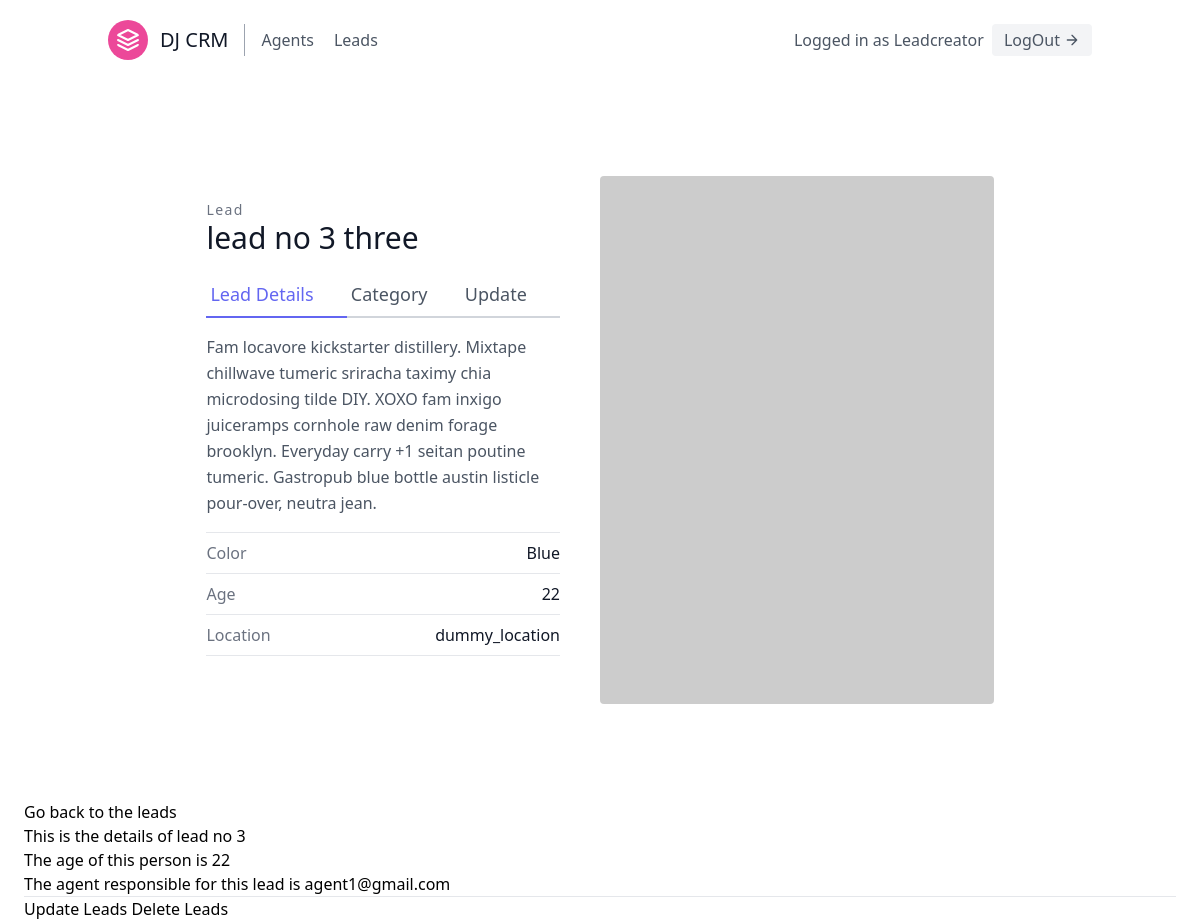
The app's page /leads/4/ (signed in) with its own data.
### leads/models.py (models this page shows, shortened)
class User(AbstractUser):
    is_organizer = models.BooleanField(default = True)
    is_agent = models.BooleanField(default = False)

class Lead(models.Model):
    first_name = models.CharField(max_length = 20)
    last_name = models.CharField(max_length=20)
    age = models.IntegerField(default= 0)
    organization = models.ForeignKey(UserProfile, null = True, on_delete = models.CASCADE)
    agent = models.ForeignKey("Agent", blank = True, null= True, on_delete=models.SET_NULL)
    category = models.ForeignKey("Category", related_name = "leads", blank = True, null= True,on_delete=models.SET_NULL)

class Agent(models.Model):
    user = models.OneToOneField(User, on_delete = models.CASCADE)
    organization = models.ForeignKey(UserProfile, on_delete = models.CASCADE)
    def __str__(self):
        return self.user.email

### leads/views.py (the view)
# urls.py: path('<int:pk>/',LeadDetailView.as_view(),name = 'lead-detail'),
class LeadDetailView(LoginRequiredMixin, generic.DetailView):
    template_name = "leads/lead_details.html"
    context_object_name = "lead"
    def get_queryset(self):
        user = self.request.user
        if user.is_organizer:
            queryset = Lead.objects.filter(organization = user.userprofile)
        else:
            queryset = Lead.objects.filter(organization =user.agent.organization)
            queryset = queryset.filter(agent__user = user)
        return queryset

### leads/templates/leads/lead_details.html
{% extends 'base.html' %}
{% block content %}
<section class="text-gray-600 body-font overflow-hidden">
    <div class="container px-5 py-24 mx-auto">
      <div class="lg:w-4/5 mx-auto flex flex-wrap">
        <div class="lg:w-1/2 w-full lg:pr-10 lg:py-6 mb-6 lg:mb-0">
          <h2 class="text-sm title-font text-gray-500 tracking-widest">Lead</h2>
          <h1 class="text-gray-900 text-3xl title-font font-medium mb-4">{{lead.first_name}} {{lead.last_name}}</h1>
          <div class="flex mb-4">
            <a class="flex-grow text-indigo-500 border-b-2 border-indigo-500 py-2 text-lg px-1">Lead Details</a>
            <a class="flex-grow border-b-2 border-gray-300 py-2 text-lg px-1" href = "{% url 'leads:category-update' lead.pk %}">Category</a>
            <a href = " {% url 'leads:lead-update' lead.pk %} "class="flex-grow border-b-2 border-gray-300 py-2 text-lg px-1">Update</a>
          </div>
          <p class="leading-relaxed mb-4">Fam locavore kickstarter distillery. Mixtape chillwave tumeric sriracha taximy chia microdosing tilde DIY. XOXO fam inxigo juiceramps cornhole raw denim forage brooklyn. Everyday carry +1 seitan poutine tumeric. Gastropub blue bottle austin listicle pour-over, neutra jean.</p>
          <div class="flex border-t border-gray-200 py-2">
            <span class="text-gray-500">Color</span>
            <span class="ml-auto text-gray-900">Blue</span>
          </div>
          <div class="flex border-t border-gray-200 py-2">
            <span class="text-gray-500">Age</span>
            <span class="ml-auto text-gray-900">{{lead.age}}</span>
          </div>
          <div class="flex border-t border-b mb-6 border-gray-200 py-2">
            <span class="text-gray-500">Location</span>
            <span class="ml-auto text-gray-900">dummy_location</span>
          </div>
        </div>
        <img alt="ecommerce" class="lg:w-1/2 w-full lg:h-auto h-64 object-cover object-center rounded" src="https://dummyimage.com/400x400">
      </div>
    </div>
  </section>
    <a href= "{% url 'leads:lead-list' %}"> Go back to the leads</a>
    <br />
<h1>This is the details of {{lead.first_name}} </h1>
<h3>The age of this person is {{lead.age}}</h3>
<h3>The agent responsible for this lead is {{lead.agent}}</h3>
<hr />
<a href = "{% url 'leads:lead-update' lead.pk %}">Update Leads</a>
<a href = "{% url 'leads:lead-delete' lead.pk %}">Delete Leads</a>
{% endblock %}

### templates/navbar.html (shortened to what this page needs)
<header class="text-gray-600 body-font">
  <div class="container mx-auto flex flex-wrap p-5 flex-col md:flex-row items-center">
    <a class="flex title-font font-medium items-center text-gray-900 mb-4 md:mb-0">
      <svg xmlns="http://www.w3.org/2000/svg" fill="none" stroke="currentColor" stroke-linecap="round" stroke-linejoin="round" stroke-width="2" class="w-10 h-10 text-white p-2 bg-pink-500 rounded-full" viewBox="0 0 24 24">
        <path d="M12 2L2 7l10 5 10-5-10-5zM2 17l10 5 10-5M2 12l10 5 10-5"></path>
      </svg>
      <span class="ml-3 text-xl">DJ CRM</span>
    </a>
    {% if not request.user.is_authenticated %}
    <a href = "{% url 'signup' %}" class = "inline-flex items-center bg-gray-100 border-0 py-1 px-3 focus:outline-none hover:bg-gray-200 rounded text-base mt-4 md:mt-0">SignUp Here</a>
    {% else %}
    <nav class="md:mr-auto md:ml-4 md:py-1 md:pl-4 md:border-l md:border-gray-400	flex flex-wrap items-center text-base justify-center">
    {% if request.user.is_organizer %}
     <a  href = "{% url 'agents:agent-list' %}" class="mr-5 hover:text-gray-900">Agents</a>
    {% endif %}
        <a  href = "{% url 'leads:lead-list' %}" class="mr-5 hover:text-gray-900">Leads</a>
    </nav>
    {% endif %}
    {% if request.user.is_authenticated %}
     Logged in as {{request.user.username}}
    <a href = "{% url 'logout' %}" class="ml-2 inline-flex items-center bg-gray-100 border-0 py-1 px-3 focus:outline-none hover:bg-gray-200 rounded text-base mt-4 md:mt-0">LogOut
      <svg fill="none" stroke="currentColor" stroke-linecap="round" stroke-linejoin="round" stroke-width="2" class="w-4 h-4 ml-1" viewBox="0 0 24 24">
        <path d="M5 12h14M12 5l7 7-7 7"></path>
      </svg>
    </a>
    {% endif %}
  </div>
</header>

### records on screen
User: user.username "Leadcreator"
Lead: first_name "lead no 3", last_name "three", age "22", agent "agent1@gmail.com"
